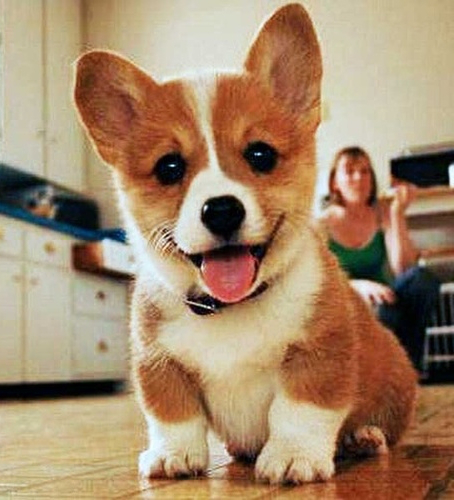
#> input picture script/dog.jpg, 454 x 500 px
$ python imageProcessing.py
#> lines starting #> are read from the running program, lines starting #| are printed output that depends on the picture
# -*- encoding=utf-8 -*-
import cv2
import numpy as np
import math

def run(ngray=16):
#> called with ngray = 16
    img = cv2.imread('dog.jpg', cv2.IMREAD_UNCHANGED)
#> img is the input picture: shape (500, 454, 3); mean B, G, R 108, 137.1, 165.3
    img = cv2.resize(img, (256, 256), interpolation=cv2.INTER_CUBIC)
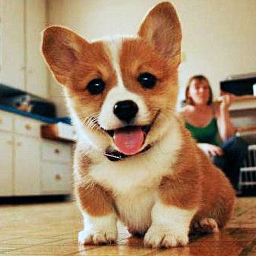
#> img: shape (256, 256, 3); mean B, G, R 108, 137.1, 165.3

    print ("deal date with ngray=%d..." % (ngray))
    row = 0
    column = 1
#> (the run stopped early here; a loop or call above may not have finished)
